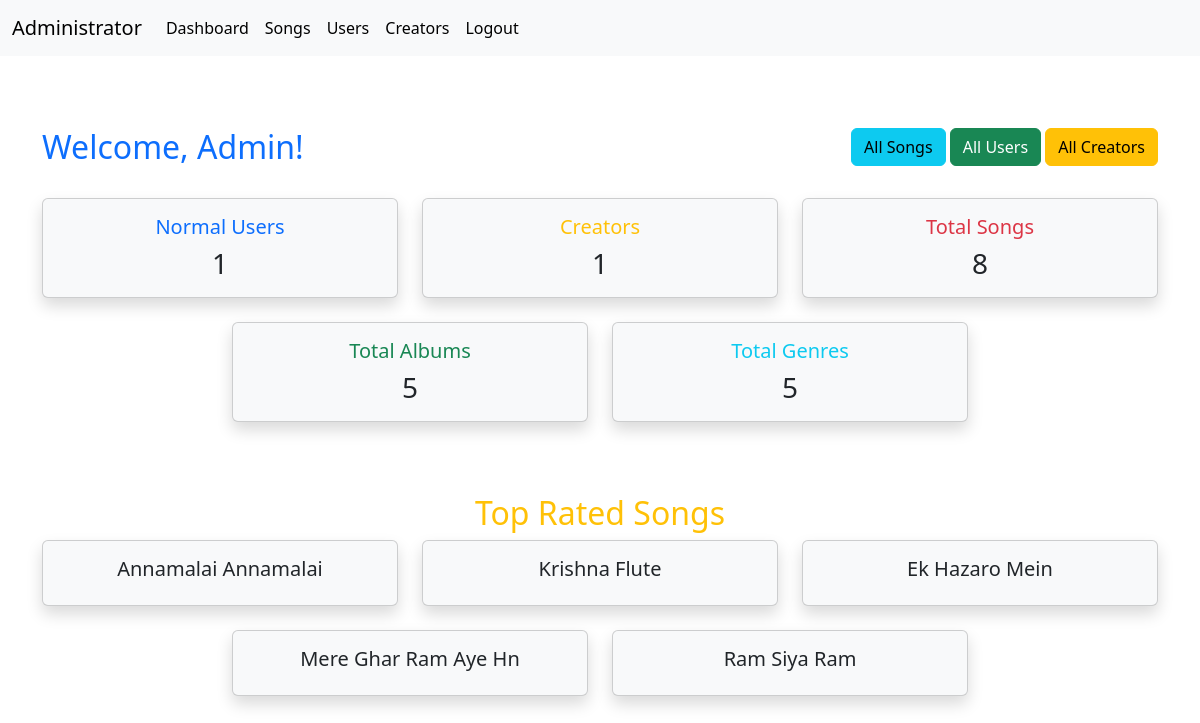
Screenshot of /admin_dashboard (signed in) with the database file from the repository.
### website/models.py (models this page shows)
class Song(db.Model):
    __tablename__ = 'song'
    id = db.Column(db.Integer, primary_key=True, autoincrement=True)
    title = db.Column(db.String(255), nullable=False)
    artist_id = db.Column(db.Integer, db.ForeignKey('user.id'), nullable=False)
    release_date = db.Column(db.Date, nullable=False)
    genre = db.Column(db.String(50), nullable=False)
    album_id = db.Column(db.Integer, db.ForeignKey('album.id'))
    file_path = db.Column(db.String(255), nullable=False)
    lyrics = db.Column(db.Text)
    upload_date = db.Column(db.DateTime(timezone=True), default=func.now())
    playlists = relationship('Playlist', secondary='playlist_songs', back_populates='songs', lazy=True)
    ratings = relationship('Rating', back_populates='song', lazy=True)
    album = db.relationship('Album',secondary='album_songs', back_populates='songs', lazy=True)
    artist = db.relationship('User', back_populates='songs', lazy=True)
    is_flagged = db.Column(db.Boolean, default=False)

### website/controllers.py (the view)
@controllers.route('/admin_dashboard')
@login_required
def admin_dashboard():
    total_normal_users = User.query.filter_by(user_type='user').count()
    total_creators = User.query.filter_by(user_type='creator').count()
    total_songs = Song.query.count()
    total_albums = Album.query.count()
    total_genres = Song.query.group_by(Song.genre).count()
    top_rated_songs = (Song.query.join(Rating).group_by(Song.id).order_by(desc(func.avg(Rating.value))).limit(5).all()
    )
    return render_template('admin_dashboard.html', admin=current_user,
                           total_normal_users=total_normal_users,
                           total_creators=total_creators,
                           total_songs=total_songs,
                           total_albums=total_albums,
                           total_genres=total_genres,
                           top_rated_songs=top_rated_songs)

### website/__init__.py (called while the page is built)
def create_app():
    app = Flask(__name__)
    app.config['SECRET_KEY'] = 'sjhfsdfkisjfdisnmf'
    app.config['SQLALCHEMY_DATABASE_URI'] = f'sqlite:///{DATABASE_NAME}'
    db.init_app(app)
    from .controllers import controllers
    from .auth import auth
    from .models import User
    app.register_blueprint(controllers, url_prefix='/')
    app.register_blueprint(auth, url_prefix='/')
    if not path.exists('instance/' + DATABASE_NAME):
        with app.app_context():
            db.create_all()
    login_manager = LoginManager()
    login_manager.login_view = 'auth.login'
    login_manager.init_app(app)
    @login_manager.user_loader
    def load_user(id):
        return User.query.get(int(id))
    return app

### website/templates/admin_dashboard.html (shortened to what this page needs)
{% extends 'admin_base.html' %}
{% block content %}
<br>
<div class="container mt-4">
    <div class="row">
        <div class="col">
            <h2 class="text-primary">Welcome, Admin!</h2>
        </div>
        <div class="col text-end">
            <a href="{{url_for('controllers.all_songs')}}" type="button" class="btn btn-info">All Songs</a>
            <a href="{{url_for('controllers.all_users')}}" type="button" class="btn btn-success">All Users</a>
            <a href="{{url_for('controllers.all_creators')}}" type="button" class="btn btn-warning">All Creators</a>
        </div>
    </div>
    <br>
    <div class="row justify-content-center">
        <div class="col-md-4 mb-4">
            <div class="card bg-light rounded shadow">
                <div class="card-body text-center">
                    <h5 class="card-title text-primary">Normal Users</h5>
                    <h3 class="card-text">{{ total_normal_users }}</h3>
                </div>
            </div>
        </div>
        <div class="col-md-4 mb-4">
            <div class="card bg-light rounded shadow">
                <div class="card-body text-center">
                    <h5 class="card-title text-warning">Creators</h5>
                    <h3 class="card-text">{{ total_creators }}</h3>
                </div>
            </div>
        </div>
        <div class="col-md-4 mb-4">
            <div class="card bg-light rounded shadow">
                <div class="card-body text-center">
                    <h5 class="card-title text-danger">Total Songs</h5>
                    <h3 class="card-text">{{ total_songs }}</h3>
                </div>
            </div>
        </div>
    </div>
    <div class="row justify-content-center">
        <div class="col-md-4 mb-4">
            <div class="card bg-light rounded shadow">
                <div class="card-body text-center">
                    <h5 class="card-title text-success">Total Albums</h5>
                    <h3 class="card-text">{{ total_albums }}</h3>
                </div>
            </div>
        </div>
        <div class="col-md-4 mb-4">
            <div class="card bg-light rounded shadow">
                <div class="card-body text-center">
                    <h5 class="card-title text-info">Total Genres</h5>
                    <h3 class="card-text">{{ total_genres }}</h3>
                </div>
            </div>
        </div>
    </div>
</div>
<br>
<div class="container mt-4">
    <h2 class="text-center text-warning">Top Rated Songs</h2>
    <div class="row justify-content-center">
        {% for song in top_rated_songs %}
        <div class="col-md-4 mb-4">
            <div class="card bg-light rounded shadow">
                <div class="card-body text-center">
                    <h5 class="card-title">{{ song.title }}</h5>
                </div>
            </div>
        </div>
        {% endfor %}
    </div>
</div>
<br>
{% endblock content %}

### rows the page displays
Song: title "Annamalai Annamalai"
Song: title "Krishna Flute"
Song: title "Ek Hazaro Mein"
Song: title "Mere Ghar Ram Aye Hn"
Song: title "Ram Siya Ram"

### other values shown
{{ total_normal_users }} "1"
{{ total_creators }} "1"
{{ total_songs }} "8"
{{ total_albums }} "5"
{{ total_genres }} "5"
